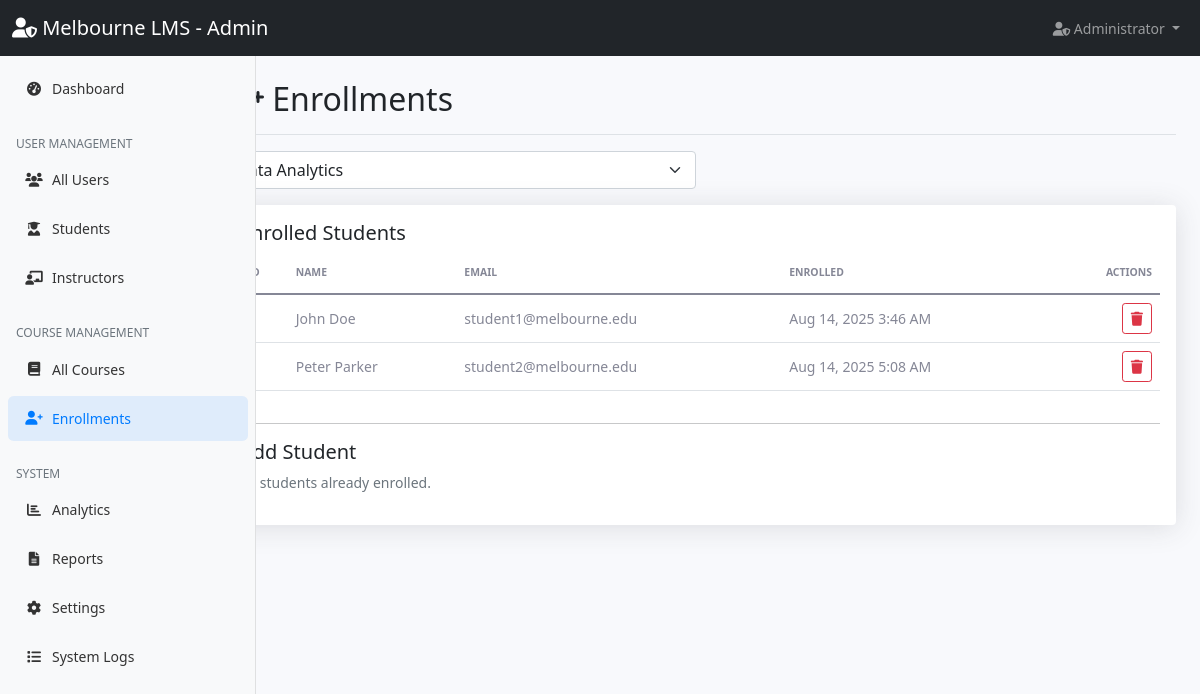
Page /admin/enrollments.php?course_id=4 (signed in) on the committed database.
### tables this page shows
CREATE TABLE `enrollments` (
  `id` int(11) NOT NULL,
  `student_id` int(11) NOT NULL,
  `course_id` int(11) NOT NULL,
  `enrollment_date` timestamp NOT NULL DEFAULT current_timestamp(),
  `status` enum('enrolled','completed','dropped') DEFAULT 'enrolled',
  `final_grade` decimal(5,2) DEFAULT NULL
);

CREATE TABLE `users` (
  `id` int(11) NOT NULL,
  `username` varchar(50) NOT NULL,
  `email` varchar(100) NOT NULL,
  `password` varchar(255) NOT NULL,
  `first_name` varchar(50) NOT NULL,
  `last_name` varchar(50) NOT NULL,
  `role` enum('student','instructor','admin') NOT NULL,
  `profile_image` varchar(255) DEFAULT NULL,
  `created_at` timestamp NOT NULL DEFAULT current_timestamp(),
  `updated_at` timestamp NOT NULL DEFAULT current_timestamp() ON UPDATE current_timestamp()
);

### config/database.php (called while the page is built, shortened)
<?php
function formatDate($date)
{
    return date('M j, Y g:i A', strtotime($date));
}

### admin/enrollments.php (the view, shortened to what this page needs)
<?php
require_once '../config/database.php';
$database = new Database();
$db = $database->getConnection();
$coursesStmt = $db->query('SELECT id, title FROM courses ORDER BY title');
$courses = $coursesStmt->fetchAll(PDO::FETCH_ASSOC);
$selectedCourseId = isset($_GET['course_id']) ? (int)$_GET['course_id'] : 0;
$students = [];
if ($selectedCourseId) {
    $enStmt = $db->prepare('SELECT e.id, u.id as student_id, u.first_name, u.last_name, u.email, e.enrollment_date AS enrolled_at
                          FROM enrollments e JOIN users u ON e.student_id = u.id WHERE e.course_id = ?');
    $enStmt->execute([$selectedCourseId]);
    $students = $enStmt->fetchAll(PDO::FETCH_ASSOC);
    $availStmt = $db->prepare('SELECT id, first_name, last_name FROM users WHERE role = "student" AND id NOT IN (SELECT student_id FROM enrollments WHERE course_id = ?) ORDER BY first_name');
    $availStmt->execute([$selectedCourseId]);
    $availableStudents = $availStmt->fetchAll(PDO::FETCH_ASSOC);
} else {
    $students = [];
    $availableStudents = [];
}
?>
<!DOCTYPE html>
<html lang="en">
<head>
    <link href="https://cdn.jsdelivr.net/npm/bootstrap@5.1.3/dist/css/bootstrap.min.css" rel="stylesheet">
    <link href="https://cdnjs.cloudflare.com/ajax/libs/font-awesome/6.0.0/css/all.min.css" rel="stylesheet">
    <link href="../assets/css/dashboard.css" rel="stylesheet">
</head>
<body>
    <?php include '../includes/admin_navbar.php'; ?>
    <div class="container-fluid">
        <div class="row">
            <?php include '../includes/admin_sidebar.php'; ?>
            <main class="col-md-9 ms-sm-auto col-lg-10 px-md-4">
                <div class="d-flex justify-content-between flex-wrap flex-md-nowrap align-items-center pt-3 pb-2 mb-3 border-bottom">
                    <h1 class="h2"><i class="fas fa-user-plus"></i> Enrollments</h1>
                </div>
                <form method="get" class="row g-2 mb-3">
                    <div class="col-md-6"><select name="course_id" class="form-select" onchange="this.form.submit()">
                            <option value="0">Select course</option><?php foreach ($courses as $c): ?><option value="<?php echo $c['id']; ?>" <?php echo $selectedCourseId == $c['id'] ? 'selected' : ''; ?>><?php echo htmlspecialchars($c['title']); ?></option><?php endforeach; ?>
                        </select></div>
                </form>
                <?php if ($selectedCourseId): ?>
                    <div class="card shadow">
                        <div class="card-body">
                            <h5>Enrolled Students</h5>
                            <?php if (empty($students)): ?><p class="text-muted">No students enrolled.</p><?php else: ?><div class="table-responsive">
                                    <table class="table table-hover align-middle">
                                        <thead>
                                            <tr>
                                                <th>ID</th>
                                                <th>Name</th>
                                                <th>Email</th>
                                                <th>Enrolled</th>
                                                <th class="text-end">Actions</th>
                                            </tr>
                                        </thead>
                                        <tbody><?php foreach ($students as $s): ?><tr>
                                                    <td><?php echo $s['student_id']; ?></td>
                                                    <td><?php echo htmlspecialchars($s['first_name'] . ' ' . $s['last_name']); ?></td>
                                                    <td><?php echo htmlspecialchars($s['email']); ?></td>
                                                    <td><?php echo formatDate($s['enrolled_at']); ?></td>
                                                    <td class="text-end">
                                                        <form method="post" onsubmit="return confirm('Remove this enrollment?');" class="d-inline"><button class="btn btn-sm btn-outline-danger"><i class="fas fa-trash"></i></button></form>
                                                    </td>
                                                </tr><?php endforeach; ?></tbody>
                                    </table>
                                </div><?php endif; ?>
                            <hr>
                            <h5>Add Student</h5>
                            <?php if (empty($availableStudents)): ?><p class="text-muted">All students already enrolled.</p><?php endif; ?>
                        </div>
                    </div>
                <?php endif; ?>
            </main>
        </div>
    </div>
</body>
</html>

### assets/css/dashboard.css (style rules this page uses)
body { font-size: .875rem; background-color: #f8f9fc; }
main { padding-top: 0.5rem; }
.card { box-shadow: 0 0.15rem 1.75rem 0 rgba(58, 59, 69, 0.15) !important; border: none; }
.btn { border-radius: 0.35rem; font-weight: 400; }
.btn-sm { padding: 0.25rem 0.5rem; font-size: 0.875rem; border-radius: 0.2rem; }
.table { color: #858796; }
.table th { border-top: none; font-weight: 600; text-transform: uppercase; font-size: 0.65rem; padding-top: 0.75rem; padding-bottom: 0.75rem; }
@media (min-width: 769px) { main { margin-left: 16rem; } }
.shadow { box-shadow: 0 0.15rem 1.75rem 0 rgba(58, 59, 69, 0.15) !important; }

### rows in the picture
enrollments: student.last_name "John Doe", student.email "student1@melbourne.edu", enrollment_date "Aug 14, 2025 3:46 AM"
enrollments: student.last_name "Peter Parker", student.email "student2@melbourne.edu", enrollment_date "Aug 14, 2025 5:08 AM"

### other values in the picture
form field course_id "Data Analytics"
